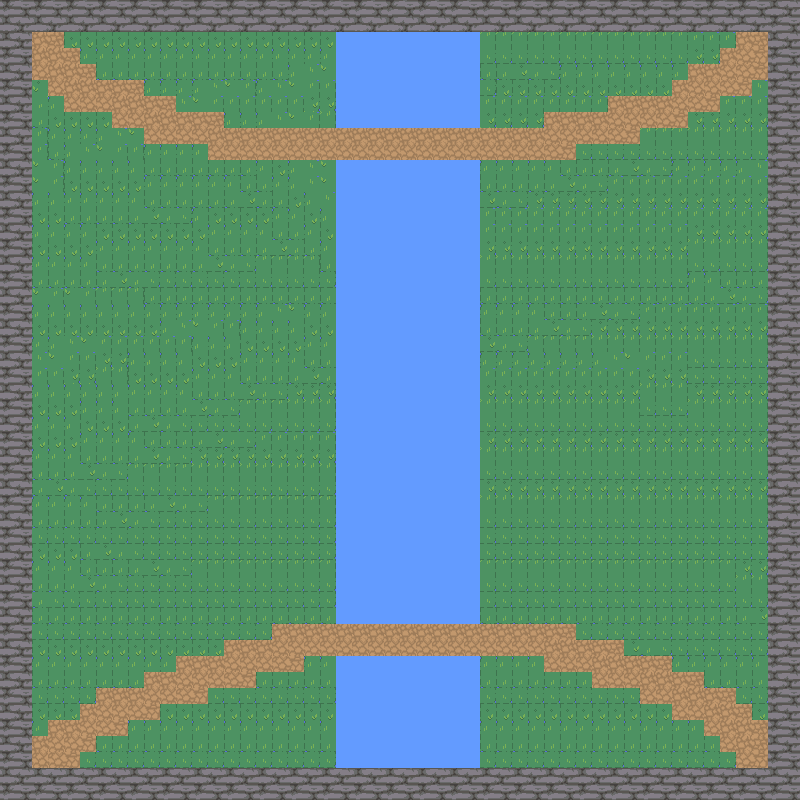

A 2D game scene composited from a Tiled map and its tileset images. What follows is a short description and the map's XML, with each tile layer's data collapsed to a summary:
An orthogonal 50x50 tile map with 16x16 px tiles, 4 tile layers (Background, Walls, Water, Paths).

<map version="1.5" tiledversion="1.7.1" orientation="orthogonal" renderorder="right-down" width="50" height="50" tilewidth="16" tileheight="16" infinite="0" nextlayerid="5" nextobjectid="1">
 <tileset firstgid="1" source="Nature.tsx" />
 <layer id="1" name="Background" width="50" height="50">
  <data>[2500 cells, 2500 non-empty, 16 distinct tile ids]</data>
 </layer>
 <layer id="2" name="Walls" width="50" height="50">
  <data>[2500 cells, 384 non-empty, 4 distinct tile ids]</data>
 </layer>
 <layer id="3" name="Water" width="50" height="50">
  <data>[2500 cells, 414 non-empty, 4 distinct tile ids]</data>
 </layer>
 <layer id="4" name="Paths" width="50" height="50">
  <data>[2500 cells, 232 non-empty, 4 distinct tile ids]</data>
 </layer>
</map>